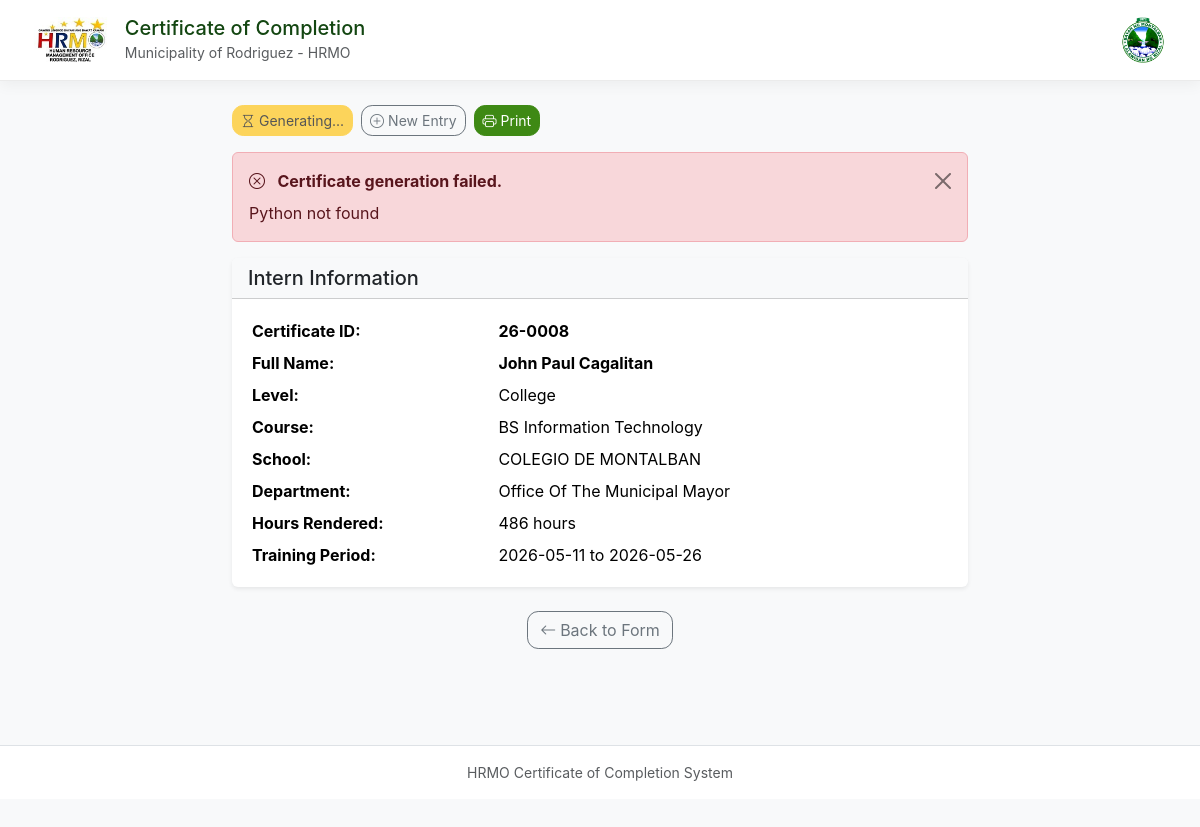
The page /certificate.php?id=8 on the database its author committed.
### tables this page shows
CREATE TABLE interns (
            id INTEGER PRIMARY KEY AUTOINCREMENT,
            certificate_id TEXT UNIQUE,
            intern_level TEXT NOT NULL CHECK (intern_level IN ("college", "shs")),
            full_name TEXT NOT NULL,
            gender TEXT NOT NULL CHECK (gender IN ("male", "female")),
            school TEXT NOT NULL,
            course TEXT NULL,
            hours_rendered INTEGER NOT NULL,
            department TEXT NOT NULL,
            start_date TEXT NOT NULL,
            end_date TEXT NOT NULL,
            created_at TEXT DEFAULT CURRENT_TIMESTAMP
        );

### app/config.php (called while the page is built, shortened)
<?php
function db(): PDO
{
    $pdo = new PDO('sqlite:' . SQLITE_PATH, null, null, [
        PDO::ATTR_ERRMODE => PDO::ERRMODE_EXCEPTION,
        PDO::ATTR_DEFAULT_FETCH_MODE => PDO::FETCH_ASSOC,
    ]);
    $pdo->exec(
        'CREATE TABLE IF NOT EXISTS interns (
            id INTEGER PRIMARY KEY AUTOINCREMENT,
            certificate_id TEXT UNIQUE,
            intern_level TEXT NOT NULL CHECK (intern_level IN ("college", "shs")),
            full_name TEXT NOT NULL,
            gender TEXT NOT NULL CHECK (gender IN ("male", "female")),
            school TEXT NOT NULL,
            course TEXT NULL,
            hours_rendered INTEGER NOT NULL,
            department TEXT NOT NULL,
            start_date TEXT NOT NULL,
            end_date TEXT NOT NULL,
            created_at TEXT DEFAULT CURRENT_TIMESTAMP
        )'
    );
    return $pdo;
}
function h(?string $value): string
{
    return htmlspecialchars((string) $value, ENT_QUOTES, 'UTF-8');
}

### certificate.php (the view, shortened to what this page needs)
<?php
require_once __DIR__ . '/app/config.php';
$id = isset($_GET['id']) ? (int) $_GET['id'] : 0;
$stmt = db()->prepare('SELECT * FROM interns WHERE id = ?');
$stmt->execute([$id]);
$intern = $stmt->fetch(PDO::FETCH_ASSOC);
$name_cleaned = preg_replace('/\s+/', '-', $intern['full_name']);
$certFileName = "COC-{$name_cleaned}.docx";
$certPath = __DIR__ . "/Certificates/{$certFileName}";
$certExists = file_exists($certPath);
$generationError = null;
if (!$certExists) {
    try {
        generateCertificateNow($id, $intern['intern_level']);
        usleep(500000);
    } catch (Exception $e) {
        $generationError = $e->getMessage();
    }
}
$certExists = file_exists($certPath);
?>
<!doctype html>
<html lang="en">
<head>
    <link href="https://cdn.jsdelivr.net/npm/bootstrap@5.3.3/dist/css/bootstrap.min.css" rel="stylesheet">
    <link href="https://cdn.jsdelivr.net/npm/bootstrap-icons@1.11.3/font/bootstrap-icons.css" rel="stylesheet">
    <link href="assets/style.css" rel="stylesheet">
</head>
<body class="bg-light certificate-page">
<header class="certificate-header bg-white mb-4">
    <div class="container d-flex justify-content-between align-items-center py-3 gap-3">
        <div class="d-flex align-items-center gap-3">
            <img src="assets/img/HR Logo.jpg" alt="HRMO Logo" class="header-logo header-logo-left">
            <div>
                <h2 class="h5 mb-0">
                    <i class=""></i> Certificate of Completion
                </h2>
                <small class="text-muted">Municipality of Rodriguez - HRMO</small>
            </div>
        </div>
        <img src="assets/img/Montalban Logo.png" alt="Montalban Logo" class="header-logo header-logo-right">
    </div>
</header>
<div class="container">
    <div class="row">
        <div class="col-lg-8 offset-lg-2">
            <div class="mb-3 d-flex gap-2 flex-wrap">
                <?php if ($certExists): ?>
                <a href="Certificates/<?= h($certFileName) ?>" class="btn btn-success btn-sm" download>
                    <i class="bi bi-download me-1"></i>Download Certificate (DOCX)
                <?php else: ?>
                <button class="btn btn-warning btn-sm" disabled>
                    <i class="bi bi-hourglass me-1"></i>Generating...
                </button>
                <?php endif; ?>
                <a href="index.php" class="btn btn-outline-secondary btn-sm">
                    <i class="bi bi-plus-circle me-1"></i>New Entry
                </a>
                <button onclick="window.print()" class="btn btn-primary btn-sm">
                    <i class="bi bi-printer me-1"></i>Print
                </button>
            </div>
            <?php if ($certExists): ?>
            <div class="alert alert-success alert-dismissible fade show" role="alert">
                <i class="bi bi-check-circle me-2"></i>
                <strong>Certificate Generated!</strong> Your certificate is ready. Download or print using the buttons above.
                <button type="button" class="btn-close" data-bs-dismiss="alert"></button>
            </div>
            <div class="card shadow-sm border-0 mb-3">
                <div class="card-body">
                    <p class="mb-2"><strong>Certificate File:</strong> <code><?= h($certFileName) ?></code></p>
                    <p class="mb-0 text-muted small">Populated from template with your information</p>
                </div>
            </div>
            <?php else: ?>
                <?php if ($generationError !== null): ?>
                <div class="alert alert-danger alert-dismissible fade show" role="alert">
                    <i class="bi bi-x-circle me-2"></i>
                    <strong>Certificate generation failed.</strong>
                    <div class="mt-2">
                        <?= h($generationError) ?>
                    </div>
                    <button type="button" class="btn-close" data-bs-dismiss="alert"></button>
                </div>
                <?php endif; ?>
            <?php endif; ?>
            <div class="card shadow-sm border-0">
                <div class="card-header bg-light">
                    <h5 class="mb-0">Intern Information</h5>
                </div>
                <div class="card-body">
                    <table class="table table-sm table-borderless mb-0">
                        <tr>
                            <th style="width: 35%">Certificate ID:</th>
                            <td><strong><?= h((string) $intern['certificate_id']) ?></strong></td>
                        </tr>
                        <tr>
                            <th>Full Name:</th>
                            <td><strong><?= h((string) $intern['full_name']) ?></strong></td>
                        </tr>
                        <tr>
                            <th>Level:</th>
                            <td><?= ucfirst(h((string) $intern['intern_level'])) ?></td>
                        </tr>
                        <?php if ($intern['course']): ?>
                        <tr>
                            <th>Course:</th>
                            <td><?= h((string) $intern['course']) ?></td>
                        </tr>
                        <?php endif; ?>
                        <tr>
                            <th>School:</th>
                            <td><?= h((string) $intern['school']) ?></td>
                        </tr>
                        <tr>
                            <th>Department:</th>
                            <td><?= h((string) $intern['department']) ?></td>
                        </tr>
                        <tr>
                            <th>Hours Rendered:</th>
                            <td><?= h((string) $intern['hours_rendered']) ?> hours</td>
                        </tr>
                        <tr>
                            <th>Training Period:</th>
                            <td>
                                <?= h((string) $intern['start_date']) ?> to
                                <?= h((string) $intern['end_date']) ?>
                            </td>
                        </tr>
                    </table>
                </div>
            </div>
            <div class="mt-4 mb-5 d-flex gap-2 justify-content-center">
                <a href="index.php" class="btn btn-outline-secondary">
                    <i class="bi bi-arrow-left me-1"></i>Back to Form
                </a>
            </div>
        </div>
    </div>
</div>
<footer class="bg-white border-top mt-5">
    <div class="container py-3 text-center small text-muted">
        <p class="mb-0">HRMO Certificate of Completion System</p>
    </div>
</footer>
</body>
</html>
<?php
function generateCertificateNow(int $internId, string $level): void
{
    $pythonExe = getPythonExecutablePath();
    if (!$pythonExe) {
        throw new Exception('Python not found');
    }
}
function getPythonExecutablePath(): ?string
{
    return null;
}

### assets/style.css (style rules this page uses)
:root { --black-forest: #134611; --india-green: #3e8914; --medium-jungle: #3da35d; --light-green: #96e072; --frosted-mint: #e8fccf; }
body { font-family: "Inter", "Segoe UI", Tahoma, Arial, sans-serif; color: var(--black-forest); transition: font-size 0.25s ease; padding-top: 88px; padding-bottom: 74px; }
.btn { border-radius: 0.7rem; }
.btn-primary { background-color: var(--india-green); border-color: var(--india-green); }
.certificate-header { background: #fff; border-bottom: 1px solid rgba(0, 0, 0, 0.08); box-shadow: 0 4px 14px rgba(0, 0, 0, 0.05); }
.header-logo { max-height: 46px; width: auto; display: block; }
.header-logo-left { margin-left: -0.5rem; }
.header-logo-right { margin-right: -0.5rem; }
.certificate-page { padding-top: 0; padding-bottom: 2rem; }

### rows shown on the page
interns: certificate "26-0008", full_name "John Paul Cagalitan", intern_level "College", course "BS Information Technology", school "COLEGIO DE MONTALBAN", department "Office Of The Municipal Mayor", hours_rendered "486", start_date "2026-05-11", end_date "2026-05-26"

### other values the page prints
$generationError "Python not found"
